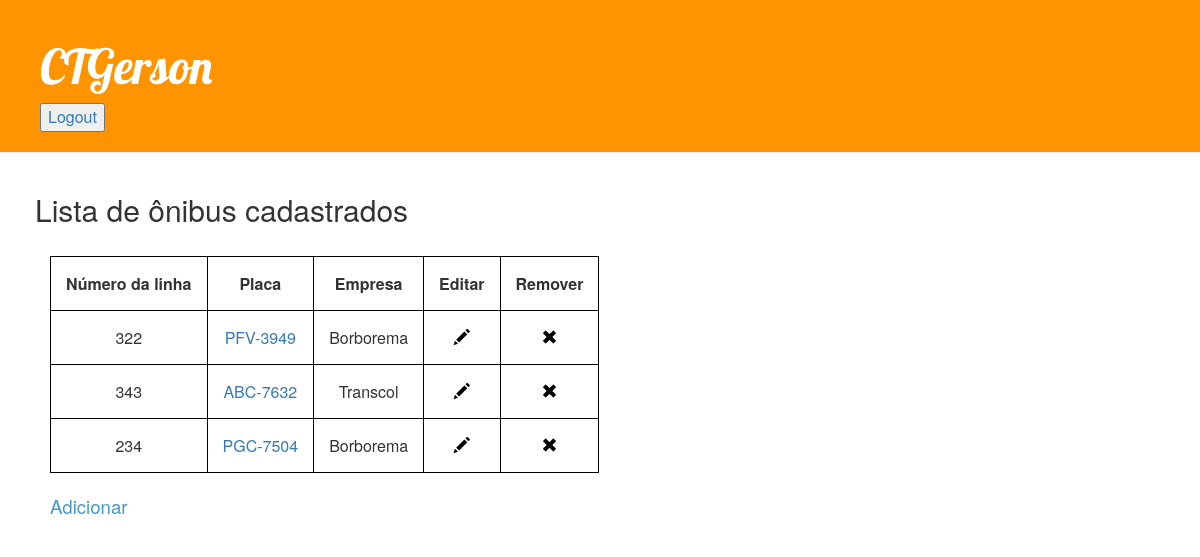
Screenshot of /lista_onibus/ (signed in) with the database file from the repository.
### CTGerson/models.py (models this page shows, shortened)
class Bus(models.Model):
    plate = models.CharField(max_length=8)
    line_number = models.CharField(max_length=5)
    company = models.CharField(max_length=100)
    class Meta:
        permissions = (("can_see_bus_list", "See bus list"),)

### CTGerson/views.py (the view)
# urls.py: path('lista_onibus/', views.bus_list, name='bus_list'),
@login_required
@permission_required('Bus.can_see_bus_list')
def bus_list(request):
    buses = Bus.objects.all()
    return render(request, 'bus_list.html', {'buses': buses})

### CTGerson/templates/bus_list.html
{% extends 'base.html' %}
{% block content %}
    <div class="page-title">
        <h2>Lista de ônibus cadastrados</h2>
        <br />
    </div>
    <div class="page-content">
        {% if buses %}
            <table>
                <tr>
                    <th>Número da linha</th>
                    <th>Placa</th>
                    <th>Empresa</th>
                    <th>Editar</th>
                    <th>Remover</th>
                </tr>
                {% for bus in buses %}
                    <tr>
                        <td>{{ bus.line_number }}</td>
                        <td><a href="{% url 'bus_detail' pk=bus.pk %}">{{ bus.plate }}</a></td>
                        <td>{{ bus.company }}</td>
                        <td><a class="table-button" href="{% url 'edit_bus' pk=bus.pk %}"><span class="glyphicon glyphicon-pencil"></span></a></td>
                        <td><a class="table-button remove-button" href="{% url 'remove_bus' pk=bus.pk %}"><span class="glyphicon glyphicon-remove"></span></a></td>
                    </tr>
                {% endfor %}
            </table>
        {% else %}
            <p>Nenhum ônibus encontrado</p>
        {% endif %}
        <br />
        <p><a class="button" href="/cadastrar_onibus">Adicionar</a></p>
    </div>
{% endblock content %}

### CTGerson/static/css/CTGerson.css (style rules this page uses)
.page-content { margin-left: 15px; }
.button { font-size: 14pt; color: #4499CC; }
table, th, td { border: 1px solid black; border-collapse: collapse; }
th, td { padding: 15px; text-align: center; }
.table-button { color: #000000; }

### rows the page displays
Bus: line_number "322", plate "PFV-3949", company "Borborema"
Bus: line_number "343", plate "ABC-7632", company "Transcol"
Bus: line_number "234", plate "PGC-7504", company "Borborema"
